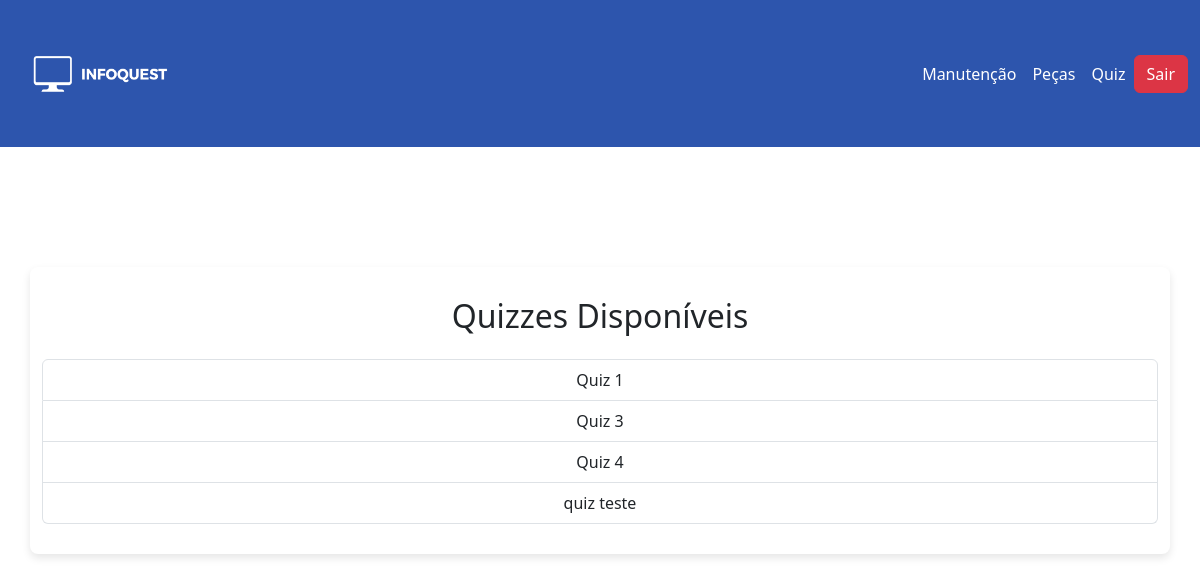
Screenshot of /View/exibir_quizzes.php (signed in) with the database file from the repository.
### tables this page shows
CREATE TABLE `quizzes` (
  `id` int(11) NOT NULL,
  `nome_quiz` varchar(255) NOT NULL,
  `professor_id` int(11) NOT NULL
);

### View/exibir_quizzes.php (the view, shortened to what this page needs)
<?php
$pdo = new PDO("mysql:host=localhost;dbname=bdinfoquest;charset=utf8", "root", "");
$stmt = $pdo->prepare("SELECT * FROM quizzes");
$stmt->execute();
$quizzes = $stmt->fetchAll(PDO::FETCH_ASSOC);
?>
<!DOCTYPE html>
<html lang="pt-BR">
<head>
    <link rel="stylesheet" href="styles.css">
    <link rel="stylesheet" href="https://cdn.jsdelivr.net/npm/bootstrap@5.3.0-alpha1/dist/css/bootstrap.min.css">
</head>
<body>
    <?php require_once "navbar.php"; ?>
    <div class="container justify-content-center align-items-center">
        <h2 class="text-center mb-4">Quizzes Disponíveis</h2>
        <?php if (count($quizzes) > 0): ?>
            <div class="list-group">
                <?php foreach ($quizzes as $quiz): ?>
                    <a href="responderQuiz.php?quiz_id=<?php echo $quiz['id']; ?>" class="list-group-item list-group-item-action">
                        <?php echo htmlspecialchars($quiz['nome_quiz']); ?>
                    </a>
                <?php endforeach; ?>
            </div>
        <?php else: ?>
            <p class="text-center">Não há quizzes disponíveis no momento.</p>
        <?php endif; ?>
    </div>
</body>
</html>

### View/styles.css (style rules this page uses)
.container { margin-top: 10%; text-align: center; background-color: #fff; padding: 30px; border-radius: 8px; box-shadow: 0 4px 8px rgba(0, 0, 0, 0.1); width: 80%; max-width: 100%; }

### rows the page displays
quizzes: nome_quiz "Quiz 1"
quizzes: nome_quiz "Quiz 3"
quizzes: nome_quiz "Quiz 4"
quizzes: nome_quiz "quiz teste"
